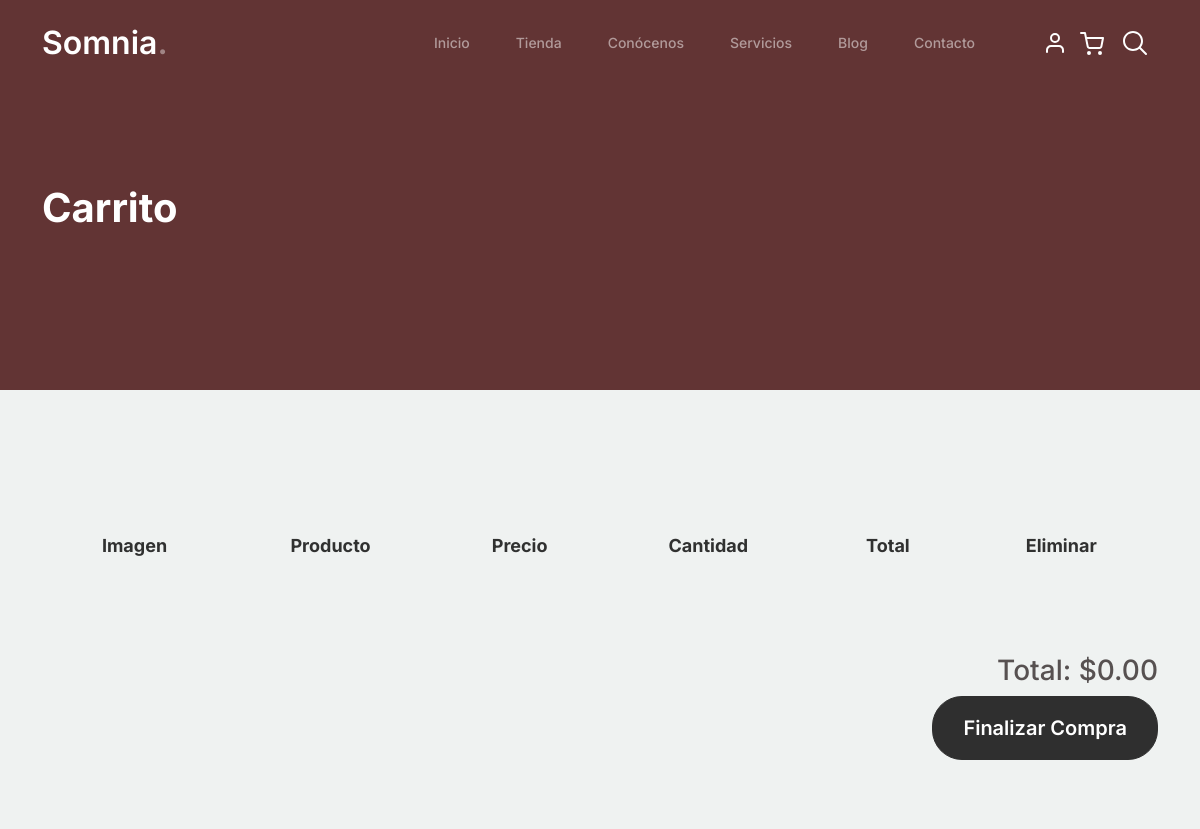
Page /cart.php (upper part) on the earlier database version.
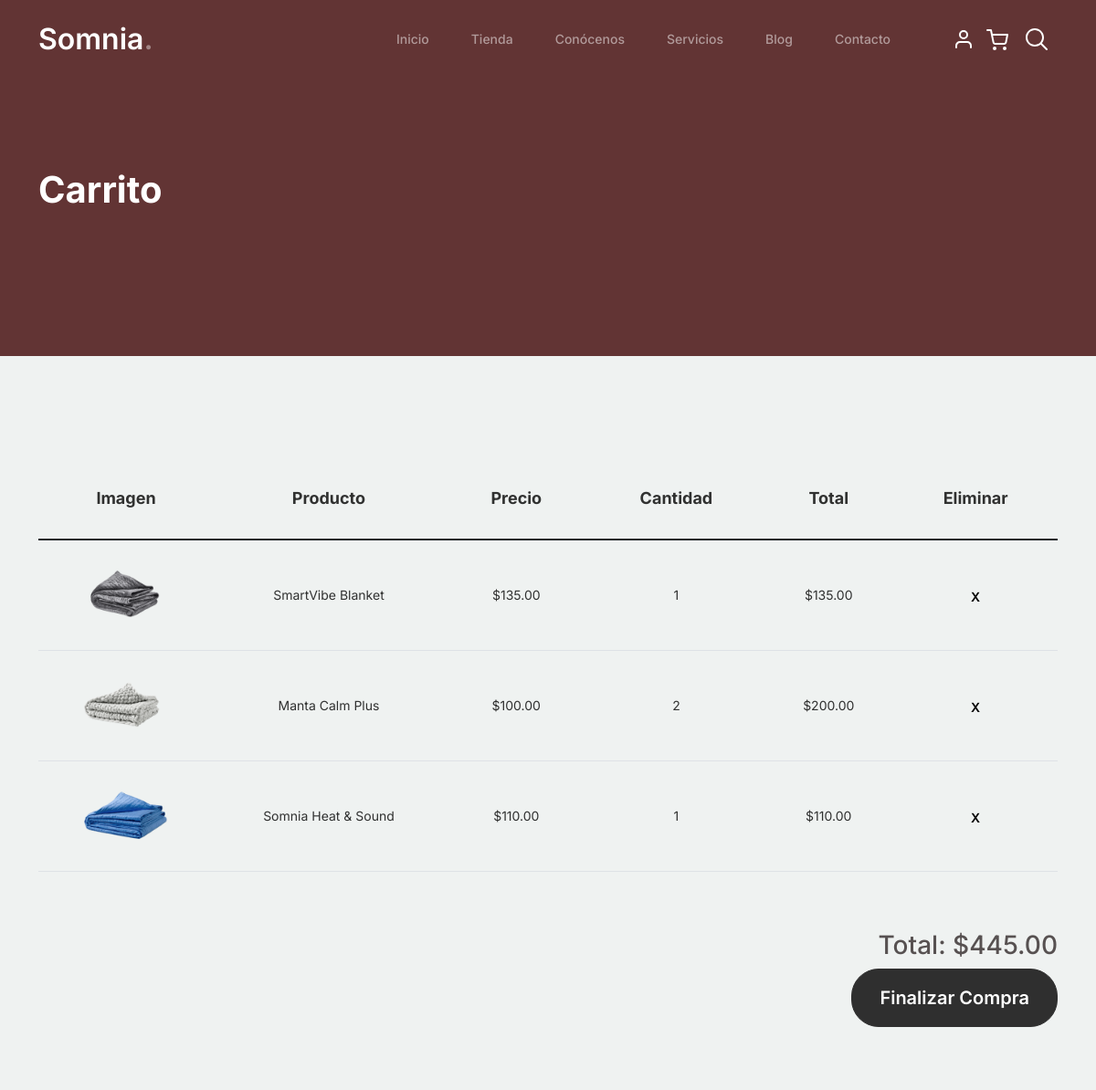
Same page on the later database version.
### tables this page shows
CREATE TABLE `carrito` (
  `id` int(11) NOT NULL,
  `usuario_id` int(11) NOT NULL,
  `producto_id` int(11) NOT NULL,
  `cantidad` int(11) NOT NULL DEFAULT 1,
  `precio_unitario` decimal(10,2) NOT NULL,
  `total` decimal(10,2) NOT NULL,
  `fecha_venta` datetime DEFAULT current_timestamp()
);

CREATE TABLE `productos` (
  `id` int(11) NOT NULL,
  `nombre` varchar(100) NOT NULL,
  `descripcion` text DEFAULT NULL,
  `precio` decimal(10,2) NOT NULL,
  `stock` int(11) NOT NULL DEFAULT 0,
  `imagen_url` varchar(255) DEFAULT NULL,
  `color` varchar(50) DEFAULT NULL,
  `tamaño` varchar(50) DEFAULT NULL,
  `funcionalidades` varchar(255) DEFAULT NULL
);

### cart.php (the view, shortened to what this page needs)
<?php
include 'db_connect.php';
$usuario_id = 1;
?>
<!doctype html>
<html lang="es">
<head>
  <link href="css/bootstrap.min.css" rel="stylesheet">
  <link href="https://cdnjs.cloudflare.com/ajax/libs/font-awesome/6.0.0-beta3/css/all.min.css" rel="stylesheet">
  <link href="css/tiny-slider.css" rel="stylesheet">
  <link href="css/style.css" rel="stylesheet">
</head>
<body>
<?php include 'cards/nav.php'; ?>
<div class="hero">
  <div class="container">
    <div class="row justify-content-between">
      <div class="col-lg-5">
        <div class="intro-excerpt">
          <h1>Carrito</h1>
        </div>
      </div>
    </div>
  </div>
</div>
<div class="untree_co-section before-footer-section">
  <div class="container">
    <div class="row mb-5">
      <div class="col-md-12">
        <div class="site-blocks-table">
          <table class="table">
            <thead>
              <tr>
                <th>Imagen</th>
                <th>Producto</th>
                <th>Precio</th>
                <th>Cantidad</th>
                <th>Total</th>
                <th>Eliminar</th>
              </tr>
            </thead>
            <tbody>
              <?php
              $stmt = $conn->prepare("
                SELECT c.id as carrito_id, p.nombre, p.imagen_url, c.precio_unitario, c.cantidad, c.total
                FROM carrito c
                JOIN productos p ON c.producto_id = p.id
                WHERE c.usuario_id = ?");
              $stmt->execute([$usuario_id]);
              $items = $stmt->fetchAll(PDO::FETCH_ASSOC);
              $subtotal = 0;
              foreach ($items as $item):
                $subtotal += $item['total'];
              ?>
              <tr>
                <td><img src="<?php echo $item['imagen_url']; ?>" alt="Imagen" class="img-fluid" style="max-width: 100px;"></td>
                <td><?php echo htmlspecialchars($item['nombre']); ?></td>
                <td>$<?php echo number_format($item['precio_unitario'], 2); ?></td>
                <td><?php echo $item['cantidad']; ?></td>
                <td>$<?php echo number_format($item['total'], 2); ?></td>
                <td><a href="eliminar_item.php?id=<?php echo $item['carrito_id']; ?>" class="btn btn-black btn-sm">X</a></td>
              </tr>
              <?php endforeach; ?>
            </tbody>
          </table>
        </div>
      </div>
    </div>
    <div class="row justify-content-end">
      <div class="col-md-6 text-end">
        <h3>Total: $<?php echo number_format($subtotal, 2); ?></h3>
        <a href="checkout.php" class="btn btn-black btn-lg py-3">Finalizar Compra</a>
      </div>
    </div>
  </div>
</div>
</body>
</html>

### cards/nav.php (shortened to what this page needs)
<nav class="custom-navbar navbar navbar-expand-md navbar-dark bg-dark" aria-label="Somnia navigation bar">
  <div class="container">
    <a class="navbar-brand" href="index.php">Somnia<span>.</span></a>
    <div class="collapse navbar-collapse" id="navbarsFurni">
      <ul class="custom-navbar-nav navbar-nav ms-auto mb-2 mb-md-0">
        <li class="nav-item <?php echo basename($_SERVER['PHP_SELF']) == 'index.php' ? 'active' : ''; ?>">
          <a class="nav-link" href="index.php">Inicio</a>
        </li>
        <li class="nav-item <?php echo basename($_SERVER['PHP_SELF']) == 'shop.php' ? 'active' : ''; ?>">
          <a class="nav-link" href="shop.php">Tienda</a>
        </li>
        <li class="nav-item <?php echo basename($_SERVER['PHP_SELF']) == 'about.php' ? 'active' : ''; ?>">
          <a class="nav-link" href="about.php">Conócenos</a>
        </li>
        <li class="nav-item <?php echo basename($_SERVER['PHP_SELF']) == 'services.php' ? 'active' : ''; ?>">
          <a class="nav-link" href="services.php">Servicios</a>
        </li>
        <li class="nav-item <?php echo basename($_SERVER['PHP_SELF']) == 'blog.php' ? 'active' : ''; ?>">
          <a class="nav-link" href="blog.php">Blog</a>
        </li>
        <li class="nav-item <?php echo basename($_SERVER['PHP_SELF']) == 'contact.php' ? 'active' : ''; ?>">
          <a class="nav-link" href="contact.php">Contacto</a>
        </li>
      </ul>
      <ul class="custom-navbar-cta navbar-nav mb-2 mb-md-0 ms-5">
        <?php if (isset($_SESSION['usuario'])): ?>
          <li>
            <a class="nav-link" href="#" data-bs-toggle="modal" data-bs-target="#logoutModal">
              <img src="images/logout.svg" alt="Logout" />
            </a>
          </li>
        <?php else: ?>
          <li>
            <a class="nav-link" href="#" data-bs-toggle="modal" data-bs-target="#loginModal">
              <img src="images/user.svg" alt="Login" />
            </a>
          </li>
        <?php endif; ?>
        <li><a class="nav-link" href="cart.php"><img src="images/cart.svg" alt="Cart"></a></li>
        <li><a class="nav-link" href="search.php"><img src="images/lupa.svg" alt="Buscar"></a></li>
      </ul>
    </div>
  </div>
</nav>

### css/style.css (style rules this page uses)
body { overflow-x: hidden; position: relative; }
body { font-family: "Inter", sans-serif; font-weight: 400; line-height: 28px; color: #575151; font-size: 14px; background-color: #eff2f1; }
a { text-decoration: none; -webkit-transition: .3s all ease; -o-transition: .3s all ease; transition: .3s all ease; color: #2f2f2f; text-decoration: underline; }
.custom-navbar { background: #623434 !important; padding-top: 20px; padding-bottom: 20px; }
.custom-navbar .navbar-brand { font-size: 32px; font-weight: 600; }
.custom-navbar .navbar-brand > span { opacity: .4; }
@media (min-width: 992px) { .custom-navbar .custom-navbar-nav li { margin-left: 15px; margin-right: 15px; } }
.custom-navbar .custom-navbar-nav li a { font-weight: 500; color: #ffffff !important; opacity: .5; -webkit-transition: .3s all ease; -o-transition: .3s all ease; transition: .3s all ease; position: relative; }
@media (min-width: 768px) { .custom-navbar .custom-navbar-nav li a:before { content: ""; position: absolute; bottom: 0; left: 8px; right: 8px; background: #f9bf29; height: 5px; opacity: 1; visibility: visible; width: 0; -webkit-transition: .15s all ease-out; -o-transition: .15s all ease-out; transition: .15s all ease-out; } }
.custom-navbar .custom-navbar-cta { margin-left: 0 !important; -webkit-box-orient: horizontal; -webkit-box-direction: normal; -ms-flex-direction: row; flex-direction: row; }
@media (min-width: 768px) { .custom-navbar .custom-navbar-cta { margin-left: 40px !important; } }
.custom-navbar .custom-navbar-cta li { margin-left: 0px; margin-right: 0px; }
.hero { background: #623434; padding: calc(4rem - 30px) 0 0rem 0; }
@media (min-width: 768px) { .hero { padding: calc(4rem - 30px) 0 4rem 0; } }
@media (min-width: 992px) { .hero { padding: calc(8rem - 30px) 0 8rem 0; } }
.hero .intro-excerpt { position: relative; z-index: 4; }
@media (min-width: 992px) { .hero .intro-excerpt { max-width: 450px; } }
.hero h1 { font-weight: 700; color: #ffffff; margin-bottom: 30px; }
.btn { font-weight: 600; padding: 12px 30px; border-radius: 30px; color: #ffffff; background: #2f2f2f; border-color: #2f2f2f; }
.before-footer-section { padding: 7rem 0 12rem 0 !important; }
.untree_co-section { padding: 7rem 0; }
.site-blocks-table { overflow: auto; }
.site-blocks-table .btn { padding: 2px 10px; }
.site-blocks-table thead th { padding: 30px; text-align: center; border-width: 0px !important; vertical-align: middle; color: rgba(0, 0, 0, 0.8); font-size: 18px; }
.site-blocks-table td { padding: 20px; text-align: center; vertical-align: middle; color: rgba(0, 0, 0, 0.8); }
.site-blocks-table tbody tr:first-child td { border-top: 1px solid #3b5d50 !important; }
.site-blocks-table .btn { background: none !important; color: #000000; border: none; height: auto !important; }

Differences in the rows shown:
added carrito: producto.imagen_url (picture), producto.nombre "SmartVibe Blanket", precio_unitario "135.00", cantidad "1", total "135.00"
added carrito: producto.imagen_url (picture), producto.nombre "Manta Calm Plus", precio_unitario "100.00", cantidad "2", total "200.00"
added carrito: producto.imagen_url (picture), producto.nombre "Somnia Heat & Sound", precio_unitario "110.00", cantidad "1", total "110.00"
Other differences:
$subtotal: "0.00" → "445.00"
